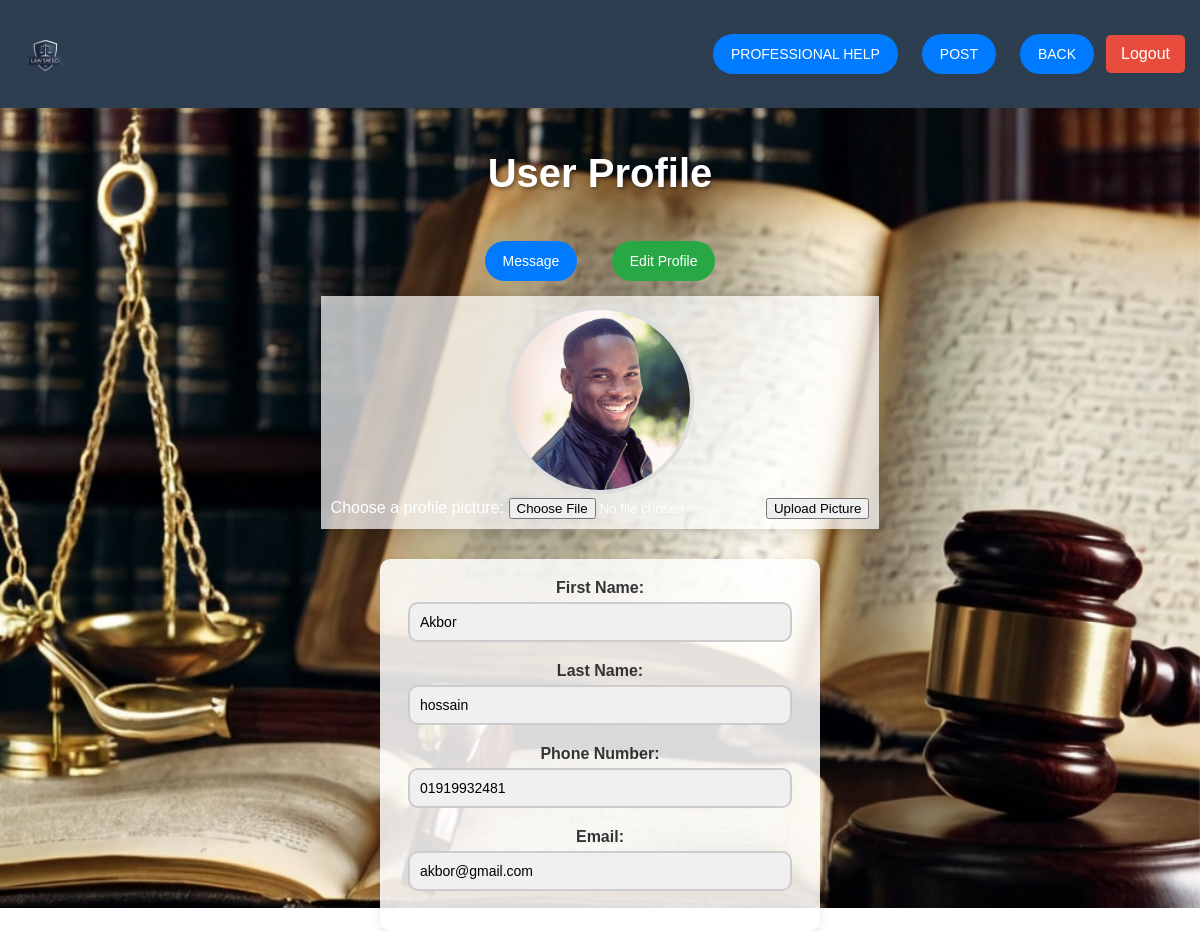
Screenshot of /user_profile.php (signed in) with the database file from the repository.
### tables this page shows
CREATE TABLE `USER` (
  `user_id` int(11) NOT NULL,
  `first_name` varchar(50) NOT NULL,
  `last_name` varchar(50) NOT NULL,
  `email` varchar(100) NOT NULL,
  `user_type` enum('User','Lawyer') NOT NULL DEFAULT 'User',
  `password` varchar(255) NOT NULL,
  `created_at` timestamp NOT NULL DEFAULT current_timestamp(),
  `phone` varchar(15) DEFAULT NULL,
  `profile_picture_url` varchar(255) DEFAULT NULL
);

### user_profile.php (the view, shortened to what this page needs)
<?php
$servername = "localhost";
$username = "root";
$password = "";
$dbname = "LAW_PROJECT";
$conn = new mysqli($servername, $username, $password, $dbname);
$user_id = $_SESSION['user_id'];
$sql_user = "SELECT * FROM USER WHERE user_id = $user_id";
$result_user = $conn->query($sql_user);
if ($result_user->num_rows > 0) {
    $user = $result_user->fetch_assoc();
} else {
    echo "No user found.";
    exit();
}
?>
<!DOCTYPE html>
<html lang="en">
<head>
    <link rel="stylesheet" href="user_profile.css?<?php echo time(); ?>">
</head>
<body>
    <header>
        <div class="header-container">
            <img src="logo.png" alt="Logo" id="logo">
            <div class="header-buttons">
                <a href="lawyer_page.php"><button class="header-button">Professional Help</button></a>
                <a href="post.php"><button class="header-button">Post</button></a>
                <a href="law_page.php"><button class="header-button">Back</button></a>
                <div class="logout-btn">
                    <form action="logout.php" method="POST">
                        <button type="submit">Logout</button>
                    </form>
                </div>
            </div>
        </div>
    </header>
    <div class="user_profile" style="background-image: url('professional_background.jpg'); background-size: cover; background-position: center; background-attachment: fixed; height: 100vh; width: 100%; display: flex; justify-content: center; align-items: center; flex-direction: column; margin: 0; padding: 0; color: white;">
        <div class="profile-container">
            <h1>User Profile</h1>
            <button id="message-button">Message</button>
            <button id="edit-profile-button" onclick="enableEditMode()">Edit Profile</button>
            <div class="profile-pic-container">
                <img src="uploads/profile_pictures/<?php echo $user['profile_picture_url']; ?>" alt="Profile Picture" class="profile-pic">
                <form id="profile-pic-form" method="POST" action="user_profile.php" enctype="multipart/form-data">
                    <label for="profile_picture">Choose a profile picture:</label>
                    <input type="file" id="profile_picture" name="profile_picture" accept="image/*" required>
                    <button type="submit" name="save_profile_picture">Upload Picture</button>
                </form>
            </div>
            <form method="POST" action="user_profile.php" class="profile-form">
                <div class="form-group">
                    <label>First Name:</label>
                    <input type="text" name="first_name" value="<?php echo $user['first_name']; ?>" id="first_name" readonly>
                </div>
                <div class="form-group">
                    <label>Last Name:</label>
                    <input type="text" name="last_name" value="<?php echo $user['last_name']; ?>" id="last_name" readonly>
                </div>
                <div class="form-group">
                    <label>Phone Number:</label>
                    <input type="text" name="phone" value="<?php echo $user['phone']; ?>" id="phone" readonly>
                </div>
                <div class="form-group">
                    <label>Email:</label>
                    <input type="email" name="email" value="<?php echo $user['email']; ?>" id="email" readonly>
                </div>
            </form>
        </div>
    </div>
</body>
</html>

### user_profile.css (style rules this page uses)
body { background-image: url("https://your-image-url-here"); background-size: cover; background-position: center; background-attachment: fixed; color: #333; font-family: "Arial", sans-serif; margin: 0; padding: 0; height: 100vh; display: flex; flex-direction: column; justify-content: flex-start; }
.header-container { display: flex; justify-content: space-between; align-items: center; padding: 15px; background-color: #2c3e50; box-shadow: 0 4px 8px rgba(0, 0, 0, 0.1); }
#logo { height: 60px; }
.header-buttons { display: flex; align-items: center; }
.header-button { margin: 0 12px; padding: 12px 18px; background-color: #007bff; color: white; border: none; border-radius: 30px; cursor: pointer; font-size: 14px; text-transform: uppercase; transition: all 0.3s ease-in-out; }
.profile-container { text-align: center; margin-top: 40px; }
.profile-container h1 { font-size: 2.5em; margin-bottom: 30px; color: #fff; text-shadow: 2px 2px 4px rgba(0, 0, 0, 0.4); }
#message-button, #edit-profile-button { margin: 15px; padding: 12px 18px; background-color: #28a745; color: white; border: none; border-radius: 30px; cursor: pointer; font-size: 14px; transition: all 0.3s ease-in-out; }
#message-button { background-color: #007bff; }
.profile-pic-container { margin: 0 auto 30px auto; padding: 10px; box-shadow: 0 0 15px rgba(0, 0, 0, 0.2); display: block; background-color: rgba( 255, 255, 255, 0.7 ); }
.profile-pic { width: 180px; height: 180px; border-radius: 50%; object-fit: cover; border: 4px solid #ddd; transition: all 0.3s ease; }
.profile-form { display: flex; flex-direction: column; justify-content: center; align-items: center; margin: 0 auto; margin-top: 30px; width: 100%; max-width: 400px; background-color: rgba( 255, 255, 255, 0.85 ); padding: 20px; border-radius: 10px; box-shadow: 0 4px 8px rgba(0, 0, 0, 0.1); }
.form-group { margin-bottom: 20px; width: 100%; }
.form-group label { font-size: 16px; font-weight: bold; color: #333; display: block; margin-bottom: 5px; }
.form-group input { padding: 10px; font-size: 14px; width: 90%; border: 2px solid #ccc; border-radius: 10px; transition: border-color 0.3s ease; }
.form-group input[readonly] { background-color: #f5f5f5; }

### user_profile.php (style rules this page uses)
.profile-pic-container { overflow: hidden; margin-bottom: 20px; }
.form-group input[readonly] { background-color: #f0f0f0; }
.logout-btn { margin: 20px 0; text-align: right; }
.logout-btn button { padding: 10px 15px; background-color: #e74c3c; color: white; border: none; border-radius: 5px; font-size: 16px; cursor: pointer; transition: background-color 0.3s ease; }

### rows the page displays
user: profile_picture_url (picture), first_name "Akbor", last_name "hossain", phone "01919932481", email "akbor@gmail.com"
